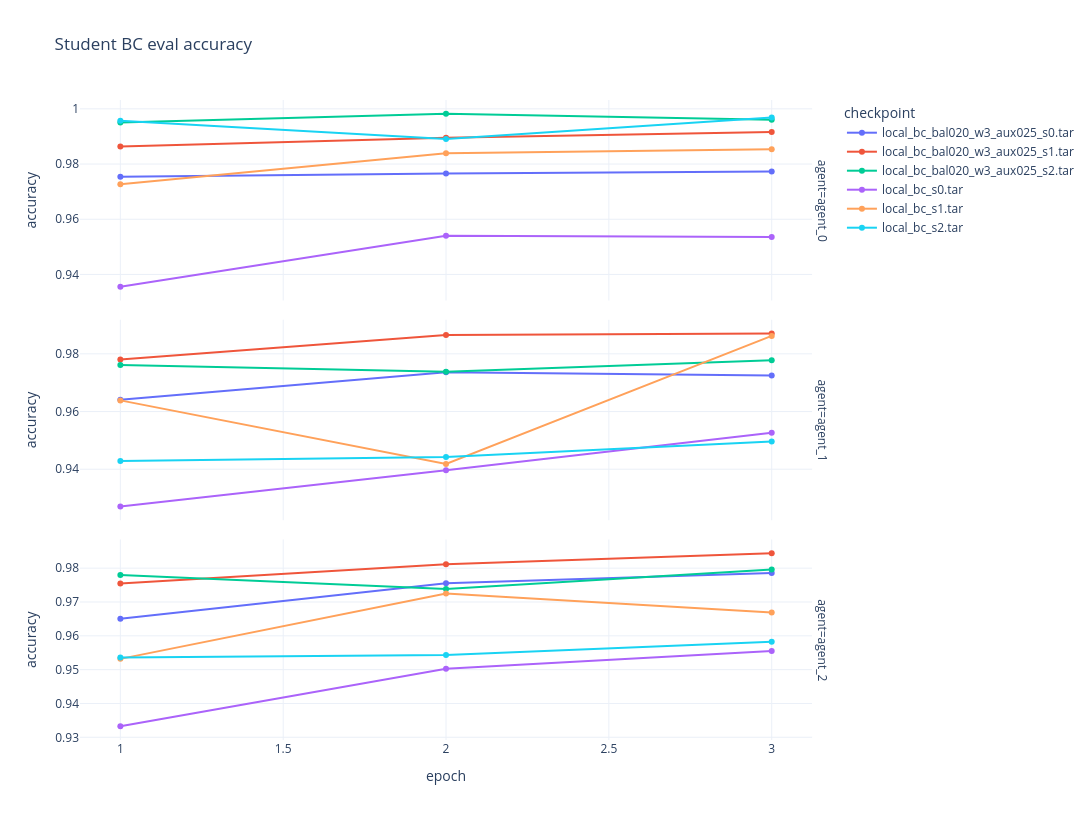
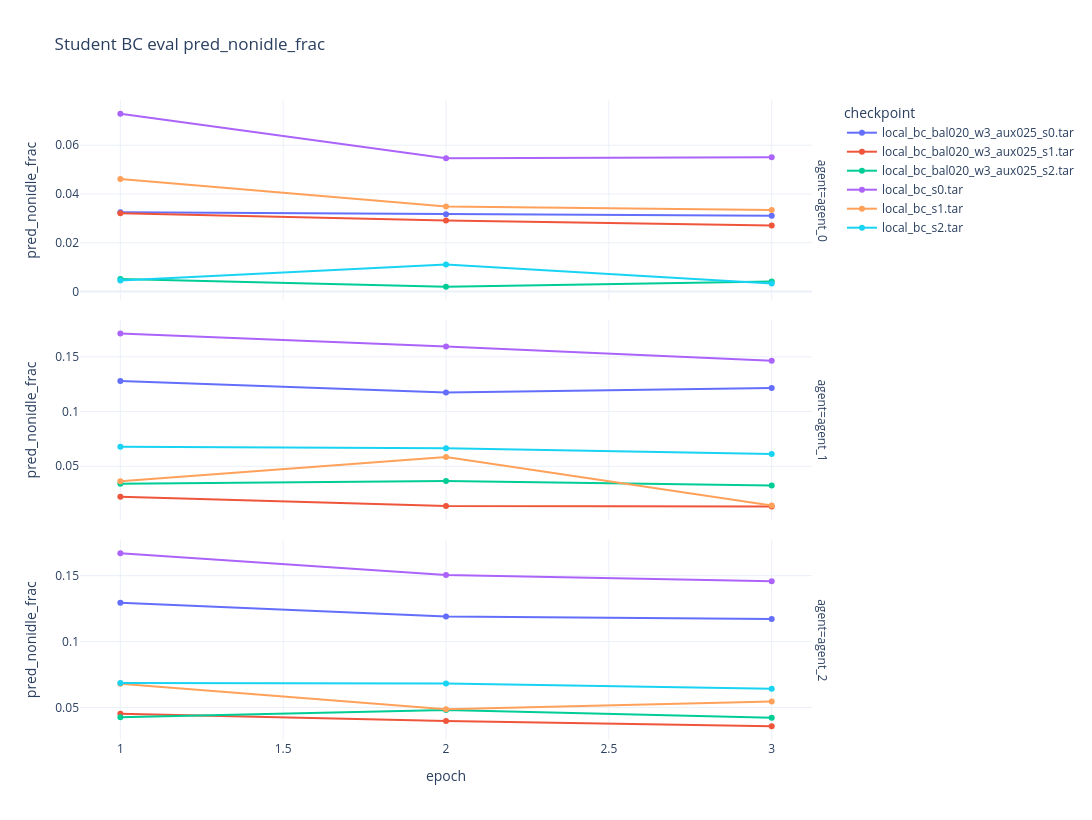
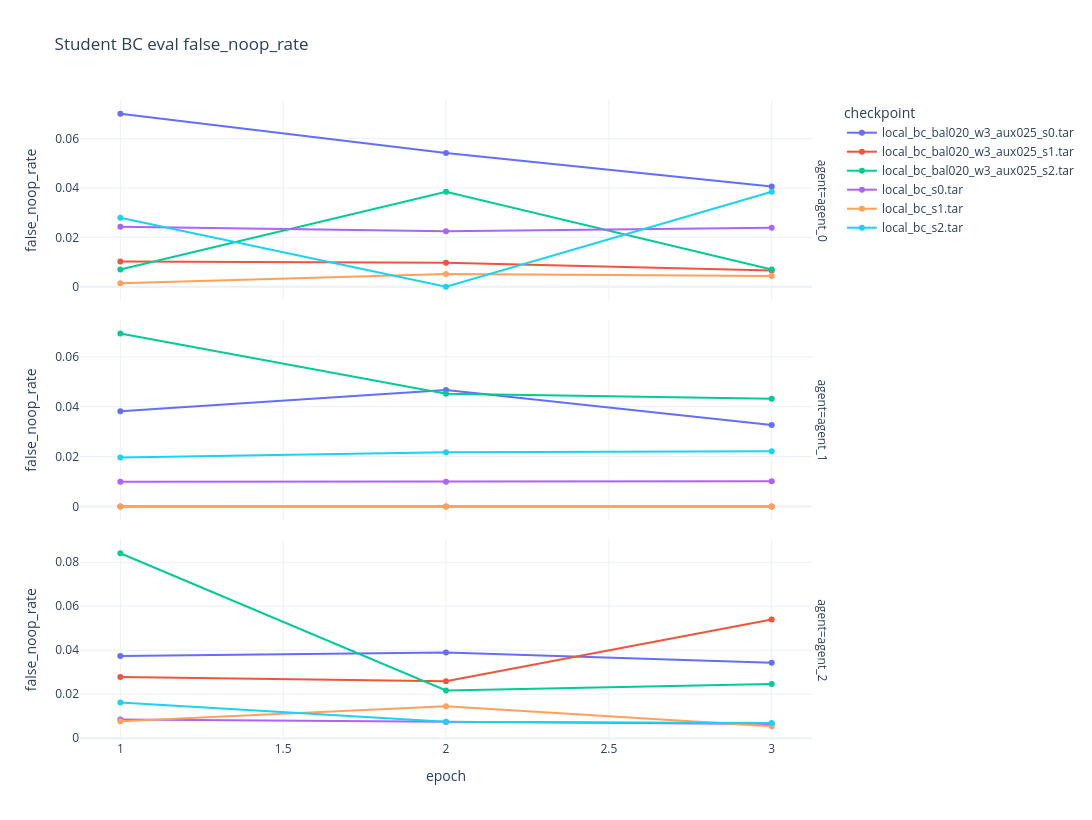

Here is the notebook cell these charts were saved with, in order:
### Markdown cell above
## Student BC Checkpoint Metrics

### Code cell
student_ckpt_df, student_epoch_df = cd.load_teacher_student_checkpoints(STUDENT_CHECKPOINT_DIR)
print("student checkpoints:", len(student_ckpt_df))
display(student_ckpt_df.sort_values("checkpoint") if not student_ckpt_df.empty else student_ckpt_df)
print("epoch metrics:")
display(student_epoch_df.sort_values(["checkpoint", "epoch", "phase", "agent"]) if not student_epoch_df.empty else student_epoch_df)
cd.plot_student_bc_metrics(student_epoch_df, show=SHOW_FIGURES, save=SAVE_FIGURES)
